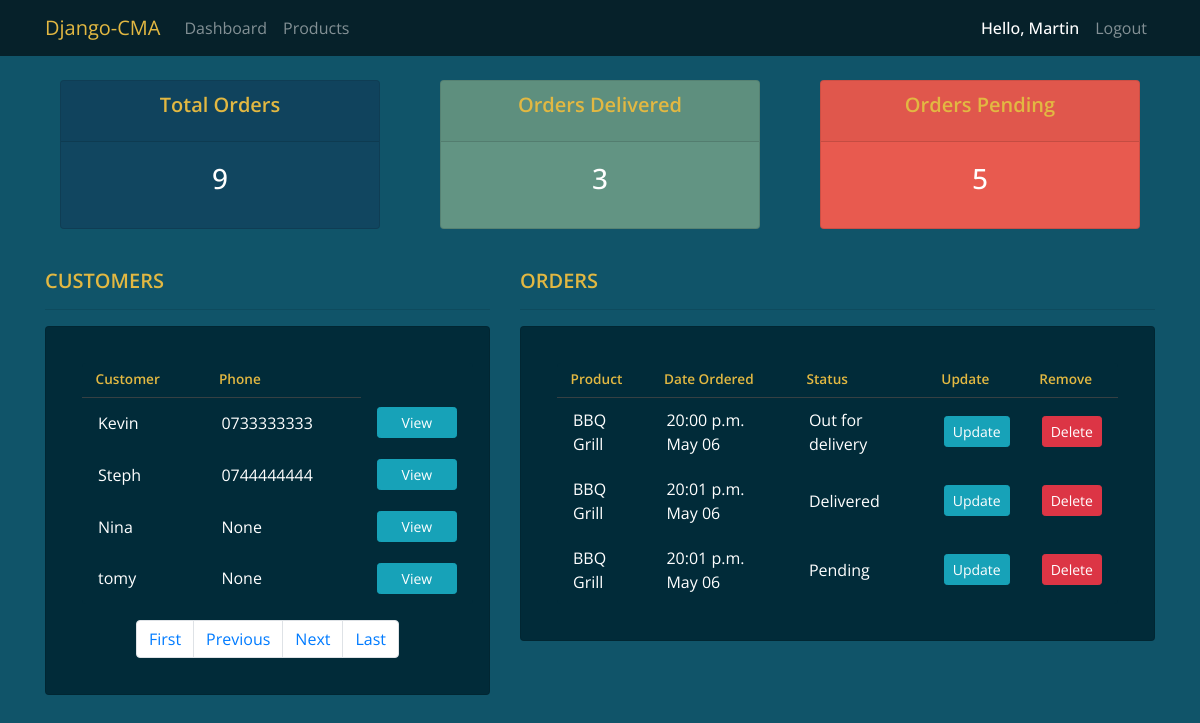
The app's page /?page=2 (signed in), older data.
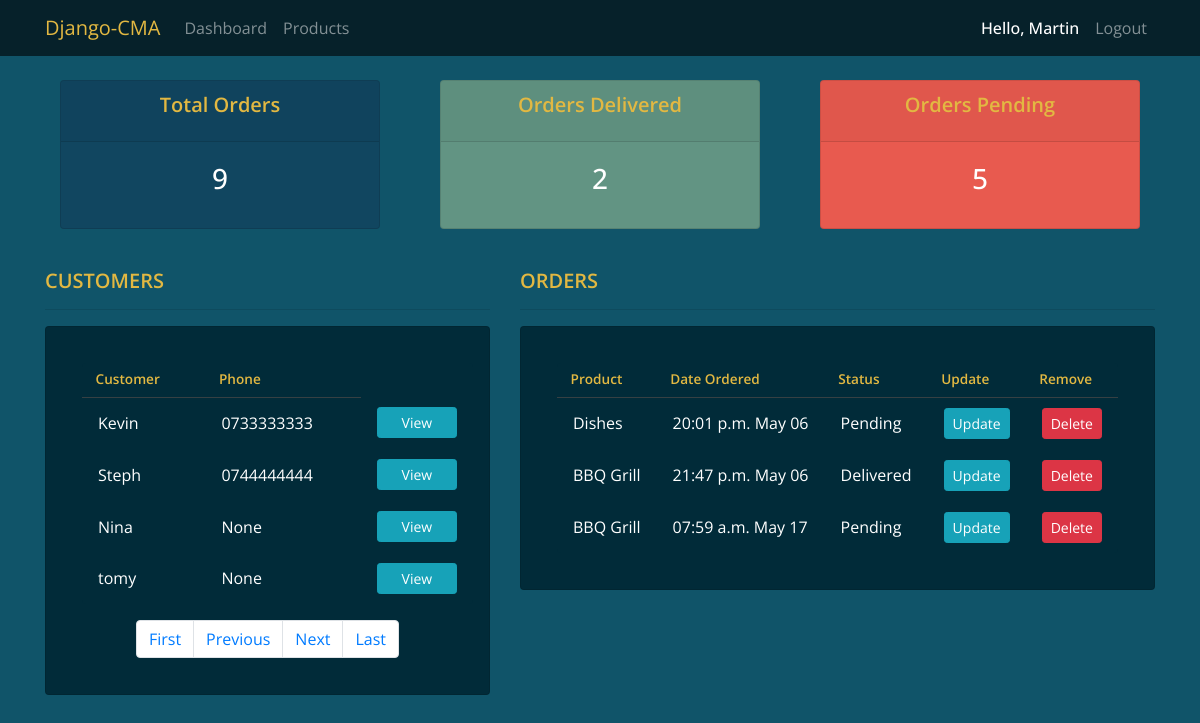
The same page, newer data.
### accounts/models.py (models this page shows, shortened)
class Customer(models.Model):
    user = models.OneToOneField(User, null=True, blank=True, on_delete=models.CASCADE) # ONE USER CAN HAVE ONE CUSTOMER, ONE CUSTOMER CAN HAVE ONE USER
    name = models.CharField(max_length=200, null=True)
    phone = models.CharField(max_length=200, null=True)
    email = models.CharField(max_length=200, null=True)
    profile_pic = models.ImageField(default="default.png", null=True, blank=True)
    date_created = models.DateTimeField(auto_now_add=True, null=True)

class Order(models.Model):
    STATUS = (
        ('Pending', 'Pending'),
        ('Out for delivery', 'Out of delivery'),
        ('Delivered', 'Delivered'),
    )
    customer = models.ForeignKey(Customer, null=True, on_delete=models.SET_NULL)
    product = models.ForeignKey(Product, null=True, on_delete=models.SET_NULL)
    date_created = models.DateTimeField(auto_now_add=True, null=True)
    status = models.CharField(max_length=200, null=True, choices=STATUS) # Dropdown
    note = models.CharField(max_length=200, null=True)

class Product(models.Model):
    CATEGORY = (
        ('Indoor', 'Indoor'),
        ('Out Door', 'Out Door'),
    )
    name = models.CharField(max_length=200, null=True)
    price = models.FloatField(null=True)
    category = models.CharField(max_length=200, null=True, choices=CATEGORY)
    description = models.CharField(max_length=200, null=True, blank=True)
    date_created = models.DateTimeField(auto_now_add=True, null=True)
    tags = models.ManyToManyField(Tag)
    def __str__(self):
        return self.name

### accounts/decorators.py (the view)
    def wrapper_func(request, *args, **kwargs):
            group = None
            if request.user.groups.exists():
                group = request.user.groups.all()[0].name
            if group == 'customer':
                return redirect('user-page')
            if group == 'admin':
                return view_func(request, *args, **kwargs)

### accounts/views.py (called while the page is built)
@login_required(login_url='login')
@admin_only
def home(request):
    orders = Order.objects.all()
    customers = Customer.objects.all()
    total_customers = customers.count()
    total_orders = orders.count()
    delivered = orders.filter(status='Delivered').count()
    pending = orders.filter(status='Pending').count()
    page = request.GET.get('page', 1)
    paginator = Paginator(customers, 4)
    customers = paginator.page(page)
    paginator = Paginator(orders, 3)
    orders = paginator.page(page)
    context = {'orders': orders, 'customers': customers,
               "total_orders": total_orders, "delivered": delivered, "pending": pending}
    return render(request, 'accounts/dashboard.html', context)

### accounts/templates/accounts/dashboard.html (shortened to what this page needs)
{% extends 'accounts/main.html' %}
{% block content %}
{%  include 'accounts/status.html' %}
<br>
<div class="row">
    <div class="col-md-5">
        <h5>CUSTOMERS</h5>
        <hr>
        <div class="card card-body" style="background-color: #012B39">
            <table>
                    <thead>
                    <tr>
                        <th>Customer</th>
                        <th></th>
                        <th>Phone</th>
                        <th></th>
                    </thead>
                <tbody>
                {% for customer in customers %}
                <tbody>
                    <tr>
                    <td>{{ customer.user }}</td>
                    <td></td>
                    <td>{{ customer.phone }}</td>
                    <td></td>
                    <td><a class="btn btn-sm btn-info" href="{% url 'customers' customer.id%}" style="width: 80px;">View</a></td>
                </tbody>
                {% endfor %}
            </table>
            {% if customers.has_other_pages %}
              <ul class="pagination justify-content-center">
                {% if customers.has_previous %}
                  <li class="page-item"><a class="page-link" href="?page=1">First</a></li>
                  <li class="page-item"><a class="page-link" href="?page={{ customers.previous_page_number }}">Previous</a></li>
                {% endif %}
                {% if customers.has_next %}
                  <li class="page-item"><a class="page-link" href="?page={{ customers.next_page_number }}">Next</a></li>
                  <li class="page-item"><a class="page-link" href="?page={{ customers.paginator.num_pages }}">Last</a></li>
                {% endif %}
              </ul>
            {% endif %}
        </div>
    </div>
    <div class="col-md-7">
        <h5>ORDERS</h5>
        <hr>
        <div class="card card-body" style="background-color: #012B39;">
            <table>
                <thead>
                <tr>
                    <th>Product</th>
                    <th>Date Ordered</th>
                    <th>Status</th>
                    <th>Update</th>
                    <th>Remove</th>
                </thead>
                {% for order in orders %}
                <tbody>
                <tr>
                    <td>{{ order.product }}</td>
                    <td>{{ order.date_created | date:"H:i a F d" }}</td>
                    <td>{{ order.status }}</td>
                    <td><a class="btn btn-sm btn-info" href="{% url 'update_order' order.id %}">Update</a></td>
                    <td><a class="btn btn-sm btn-danger" href="{% url 'delete_order' order.id %}">Delete</a></td>
                </tbody>
                {% endfor %}
            </table>
        </div>
    </div>
</div>
{% endblock %}

Row changes from the older to the newer data that the page shows:
no longer on this page (row unchanged): Order: product "BBQ Grill", date_created "20:00 p.m. May 06", status "Out for delivery"
removed Order: product "BBQ Grill", date_created "20:01 p.m. May 06", status "Delivered"
removed Order: product "BBQ Grill", date_created "20:01 p.m. May 06", status "Pending"
now on this page (row unchanged): Order: product "Dishes", date_created "20:01 p.m. May 06", status "Pending"
now on this page (row unchanged): Order: product "BBQ Grill", date_created "21:47 p.m. May 06", status "Delivered"
added Order: product "BBQ Grill", date_created "07:59 a.m. May 17", status "Pending"
Text that changed along with them:
{{ delivered }}: "3" → "2"
